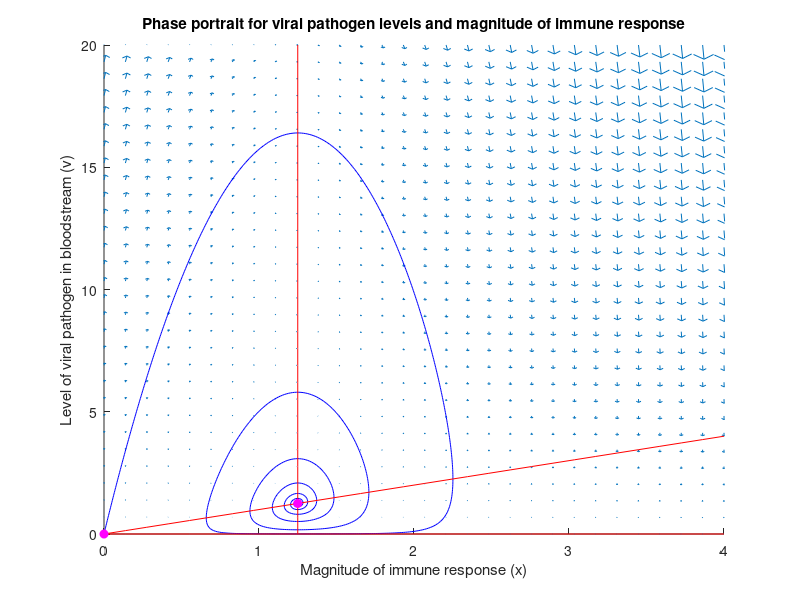

This figure's MATLAB source: (Note: this script raises an error after producing the figure.)
%
%% Solution to question 2a of team assignment
%
clc
clear
close all
%
% Constants
r = 2.5;
p = 2;
c = 0.1;
b = 0.1;
%
%% Produce a phase portrait
%
% Set up grid
x = linspace(0,4,30); % Magnitude of immune response
v = linspace(0,20,30); % Level of viral pathogen in bloodstream
[X,V] = meshgrid(x,v);
%
% Rates of change
xdot = c*V - b*X;
vdot = r*V - p*V.*X;
%
% Show phase portrait
%
figure(1)
hold on
quiver(X,V,xdot,vdot);
title("Phase portrait for viral pathogen levels and magnitude of immune response")
xlabel("Magnitude of immune response (x)")
ylabel("Level of viral pathogen in bloodstream (v)")
axis([0,4,0,20])
%
% Add trajectory
xstart = [0];
vstart = [0.01];
streamline(X,V,xdot,vdot,xstart,vstart);
%
% Vertical nullcline at v=x
null1_x = x;
null1_v = x;
% Horizontal nullcines at v=0 and x=1.25
null2_x = x;
null2_v = zeros(1,30);
null3_x = 1.25*ones(1,30);
null3_v = v;
% Add nullclines to plot
plot(null1_x,null1_v,'Color', 'r');
plot(null2_x,null2_v,'Color', 'r');
plot(null3_x,null3_v,'Color', 'r');
% 
% Critical points are present at the intersection of vertical  
% and horizontal nullclines.
% These points are (0,0) and (1.25,1.25) for present values r p c b
crit_x = [0,1.25];
crit_y = [0,1.25];
scatter(crit_x, crit_y, 'Marker', 'o','MarkerEdgeColor','m', 'MarkerFaceColor','m');
%
%% Determine stability of the critical points
%
% Represent xdot and ydot as symbolic variables
syms x_var v_var
xdot_var = c*v_var - b*x_var;
vdot_var = r*v_var - p*v_var.*x_var;
% 
% Find eigenvalues of the associated Jacobian matrix
j = jacobian([xdot_var,vdot_var],[x_var,v_var]);
j1 = subs(j,[x_var,v_var],[crit_x(1),crit_y(1)]);
eig1 = eig(j1); % Current settings gives eigs -0.1,2.5, making
% (0,0) an unstable (saddle) critical point
%
j2 = subs(j,[x_var,v_var],[crit_x(2),crit_y(2)]);
eig2 = eig(j2); % Eigenvalues associated with (1.25,1.25) 
fprintf("The eigenvalues associated with critical point (1.25,1.25) are \n%f + %fi and %f + %fi\n",real(eig2(1)),imag(eig2(1)),real(eig2(2)),imag(eig2(2)))


